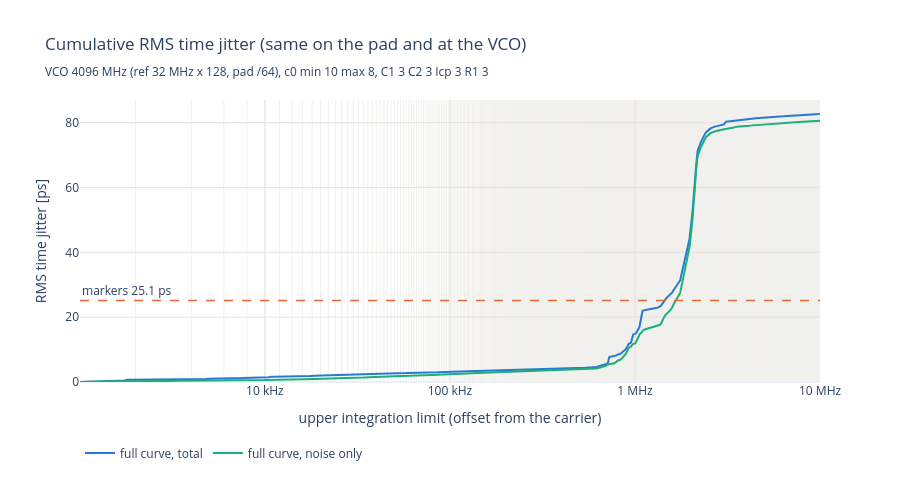

The notebook cell saved with this chart:
### Code cell
# Where the jitter comes from: RMS time jitter integrated from the lowest offset up to f over the measured full curve
# (2 x trapezoid of 10^(L/10), as pll_util.integrate_phase_noise; the end value is the jitter of the table), total and
# noise only. Steps in the total are spurs. Dashed: the markers' value (one point per decade).
fig = go.Figure()
for kind, name, color in (("L_trace", "full curve, total", PALETTE[0]),
                          ("L_noise", "full curve, noise only", PALETTE[2])):
    d = trace_of(kind).sort_values("freq")
    lin = 10 ** (d["level_dbm"].to_numpy() / 10)
    var = np.r_[0.0, np.cumsum((lin[1:] + lin[:-1]) * np.diff(d["freq"].to_numpy()))]  # 2 x trapezoid
    fig.add_scatter(x=d["freq"], y=np.sqrt(var) / (2 * np.pi * r.f_out_meas) * 1e12, mode="lines", name=name,
                    line=dict(color=color, width=2),
                    hovertemplate=f"{name}: %{{y:.2f}} ps up to %{{x:.3s}}Hz<extra></extra>")
fig.add_hline(y=r.time_jitter_ps, line=dict(color=PALETTE[1], width=1.5, dash="dash"),
              annotation_text=f"markers {r.time_jitter_ps:.1f} ps", annotation_position="top left")
fig.update_layout(title=f"Cumulative RMS time jitter (same on the pad and at the VCO)<br><sub>{TITLE}</sub>",
                  template="plotly_white", height=480, legend=dict(orientation="h", y=-0.2))
fig.update_xaxes(title="upper integration limit (offset from the carrier)", gridcolor=GRID, **OFFSET_AXIS)
fig.update_yaxes(title="RMS time jitter [ps]", rangemode="tozero", gridcolor=GRID)
save(fig, "jitter_cumulative")

### Figure 1 — Plotly figure (JSON) as saved in the notebook; plotly's stock layout.template omitted (floating-point values rounded to 4 significant figures; data arrays with more than 128 entries replaced by an {"elided": "..."} marker saying what was removed)
{"data": [{"hovertemplate": "full curve, total: %{y:.2f} ps up to %{x:.3s}Hz<extra></extra>", "line": {"color": "#2a78d6", "width": 2}, "mode": "lines", "name": "full curve, total", "type": "scatter", "x": {"elided": "6000 float values"}, "y": {"elided": "6000 float values"}}, {"hovertemplate": "full curve, noise only: %{y:.2f} ps up to %{x:.3s}Hz<extra></extra>", "line": {"color": "#1baf7a", "width": 2}, "mode": "lines", "name": "full curve, noise only", "type": "scatter", "x": {"elided": "6000 float values"}, "y": {"elided": "6000 float values"}}], "layout": {"annotations": [{"showarrow": false, "text": "markers 25.1 ps", "x": 0, "xanchor": "left", "xref": "x domain", "y": 25.12, "yanchor": "bottom", "yref": "y"}], "height": 480, "legend": {"orientation": "h", "y": -0.2}, "shapes": [{"line": {"color": "#eb6834", "dash": "dash", "width": 1.5}, "type": "line", "x0": 0, "x1": 1, "xref": "x domain", "y0": 25.12, "y1": 25.12, "yref": "y"}], "title": {"text": "Cumulative RMS time jitter (same on the pad and at the VCO)<br><sub>VCO 4096 MHz (ref 32 MHz x 128, pad /64), c0 min 10 max 8, C1 3 C2 3 Icp 3 R1 3</sub>"}, "xaxis": {"gridcolor": "#e4e3df", "minor": {"gridcolor": "#f1f0ed", "showgrid": true}, "ticktext": ["100 Hz", "1 kHz", "10 kHz", "100 kHz", "1 MHz", "10 MHz", "100 MHz"], "tickvals": [100, 1000, 10000, 100000, 1000000, 10000000, 100000000], "title": {"text": "upper integration limit (offset from the carrier)"}, "type": "log"}, "yaxis": {"gridcolor": "#e4e3df", "rangemode": "tozero", "title": {"text": "RMS time jitter [ps]"}}}}
